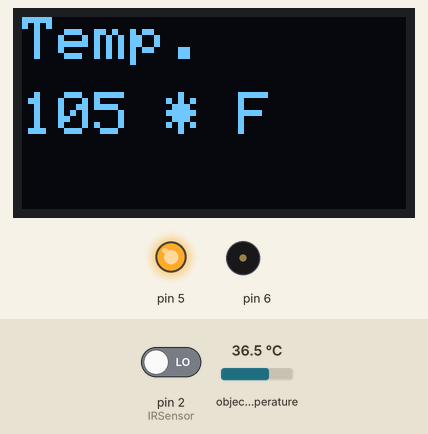
Simulated run of this sketch. Board: Arduino Uno, built with avr-gcc and run on an emulated ATmega328P. On the bench: 128×64 one-colour display, output pins drawn as LEDs (lit = HIGH), buzzer (waves = sounding). The test bench sets the inputs (shaded band); at power-on: object temperature 36.5 °C, pin 2 (IRSensor) LOW. What the sketch prints to the serial monitor is not drawn.

Above: at 4.2 s.
4.3 s: object temperature set to 40.3 °C
At 8.7 s:
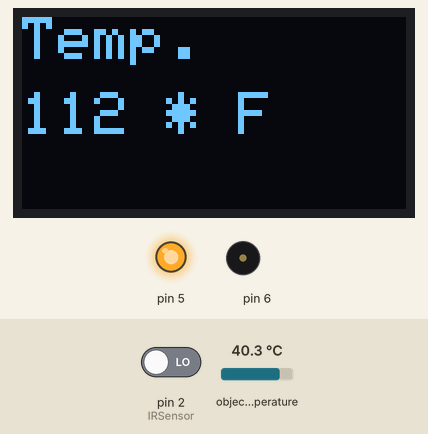
14.6 s: object temperature set to 40.8 °C
At 19.3 s:
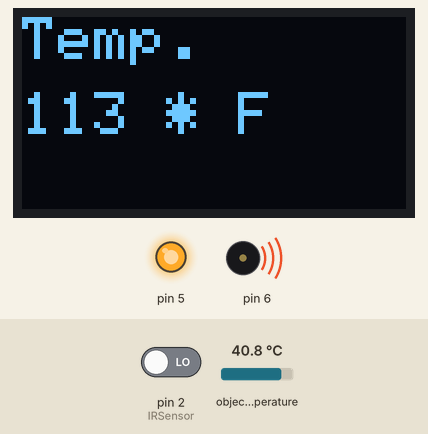
19.7 s: object temperature set to 20 °C
At 31.38 s:
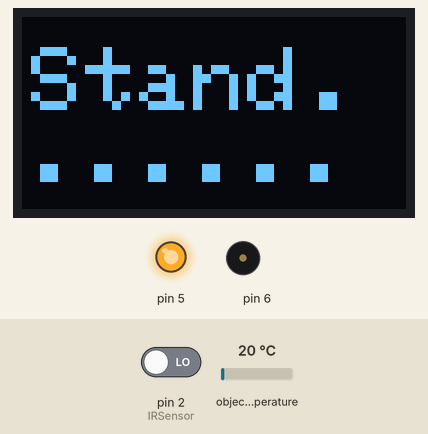
32.8 s: pin 2 (IRSensor) driven LOW
Timing chart, 0 to 35.8 s (numbered marks = the images above; inputs shaded):
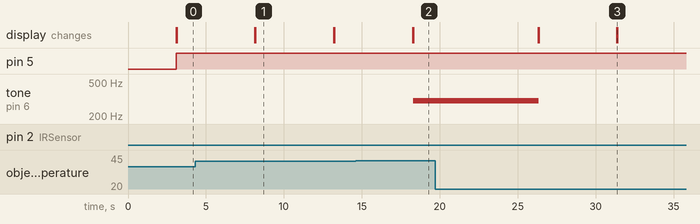

Measured:
- the behaviour switches between 40.5 and 40.6 °C on object temperature (found by bisection; images 1 and 2)
- after the input at 4.3 s, the display: first differs from a run without the input after 3.9 s (image 1)
- after the input at 14.6 s, tone on pin 6: silent → 300 Hz after 3.7 s; the display: first differs from a run without the input after 3.7 s (image 2)
- after the input at 19.7 s, tone on pin 6: 300 Hz → silent after 6.6 s; the display: first differs from a run without the input after 6.6 s (image 3 shows a later state)
- what the display in image 1 shows lasts 5.0 s, from 8.2 s to 13.2 s

The sketch:

sketch_nov22cmlx.ino
```cpp
#include <Wire.h>
#include <Adafruit_SH1106.h>

#include <Adafruit_MLX90614.h>

#include <Adafruit_GFX.h>

#define OLED_WIDTH 128
#define OLED_HEIGHT 64

#define OLED_ADDR   0x3C
#define OLED_RESET -1
Adafruit_SH1106 display(OLED_RESET);
Adafruit_MLX90614 mlx = Adafruit_MLX90614();

int IRSensor = 2;


void setup() {
  pinMode(5, OUTPUT);
  pinMode (IRSensor, INPUT); // sensor pin INPUT
  pinMode(6, OUTPUT);
  Serial.begin(9600);

  Serial.println("TEMP : ");

  mlx.begin();
  display.begin(SH1106_SWITCHCAPVCC, OLED_ADDR);
  display.clearDisplay();

  display.setTextSize(2);
  display.setTextColor(WHITE);
  display.setCursor(0, 0);
  display.println("Sona Tech.");

  display.setTextSize(2);
  display.setTextColor(WHITE);
  display.setCursor(0, 20);
  display.println("Temp.Check");


  display.display();

  delay(3000);
}

void loop() {
  int statusSensor = digitalRead (IRSensor);
  int temp = mlx.readObjectTempF() + 8;
  display.clearDisplay();

  display.setTextSize(3);
  display.setTextColor(WHITE);
  display.setCursor(3, 10);
  display.println("Stand.......");
  display.display();

  if (statusSensor == 1) {
    digitalWrite(5, HIGH);
  }
  else {
    Serial.println("on");
    digitalWrite(5, HIGH);
    display.clearDisplay();

    display.setTextSize(2);
    display.setTextColor(WHITE);
    display.setCursor(0, 0);
    display.println("Temp.");
    display.setTextSize(2);
    display.setTextColor(WHITE);
    display.setCursor(0, 25);
    display.print(temp); display.print(" * F");

    display.display();
    if (mlx.readObjectTempF() >= 105) {
      tone(6, 300);
      delay(3000);
    } else {
      noTone(6);
    }
    delay(5000);

  }
}
```
